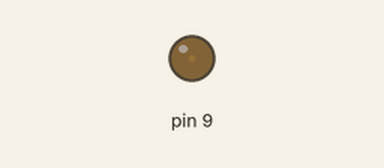
Bench run of a sketch on a simulated Arduino Uno, built with avr-gcc and run on an emulated ATmega328P. Shown: output pins drawn as LEDs (lit = HIGH).

Above: at 0.05 s.
At 1.15 s:
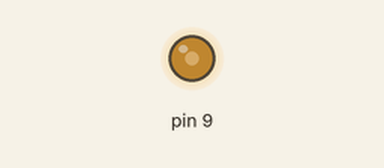
At 2.3 s:
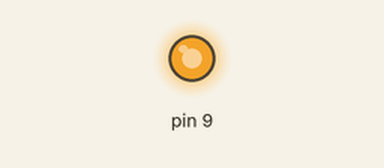
At 4.55 s:
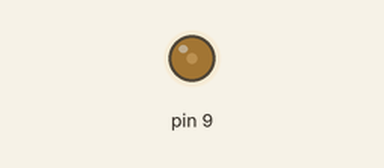
Timing chart, 0 to 6.6 s (numbered marks = the images above):
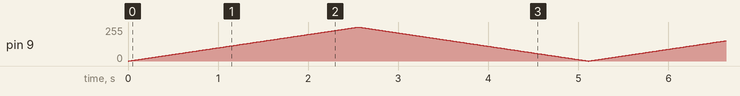

The sketch:

pwm-fade.ino
```cpp
// pwm-fade — tests assert: analogWrite(9, v) (Timer1 PWM on PB1) with v stepping 0 → 255 → 0
// by 1 every 10 ms, so the duty measured over 20 ms rises across the first 2.55 s.
int value = 0;
int step = 1;

void setup() {
  pinMode(9, OUTPUT);
}

void loop() {
  analogWrite(9, value);
  value += step;
  if (value == 255 || value == 0) step = -step;
  delay(10);
}
```
